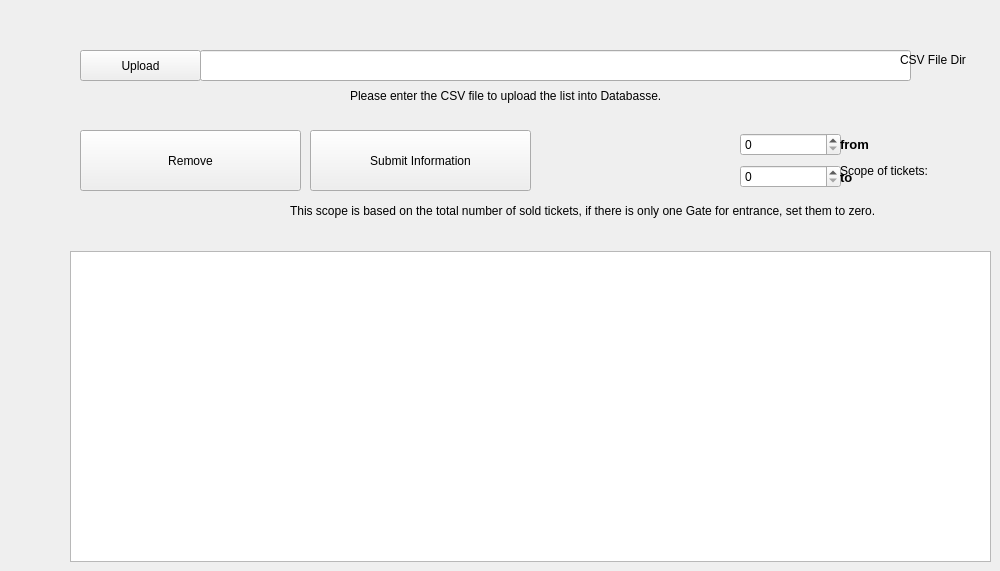
   <widget class="QWidget" name="datasetimport">
    <attribute name="title">
     <string>Data Entry</string>
    </attribute>
    <widget class="QLineEdit" name="csvdirection">
     <property name="geometry">
      <rect>
       <x>200</x>
       <y>50</y>
       <width>711</width>
       <height>31</height>
      </rect>
     </property>
    </widget>
    <widget class="QLabel" name="label_4">
     <property name="geometry">
      <rect>
       <x>900</x>
       <y>50</y>
       <width>91</width>
       <height>20</height>
      </rect>
     </property>
     <property name="text">
      <string>CSV File Dir</string>
     </property>
    </widget>
    <widget class="QPushButton" name="uploadbtn">
     <property name="geometry">
      <rect>
       <x>80</x>
       <y>50</y>
       <width>121</width>
       <height>31</height>
      </rect>
     </property>
     <property name="layoutDirection">
      <enum>Qt::LeftToRight</enum>
     </property>
     <property name="text">
      <string>Upload</string>
     </property>
     <property name="icon">
      <iconset>
       <normaloff>assets/icon/icons8-upload-100.png</normaloff>assets/icon/icons8-upload-100.png</iconset>
     </property>
     <property name="iconSize">
      <size>
       <width>35</width>
       <height>35</height>
      </size>
     </property>
    </widget>
    <widget class="QLabel" name="label_5">
     <property name="geometry">
      <rect>
       <x>350</x>
       <y>80</y>
       <width>551</width>
       <height>31</height>
      </rect>
     </property>
     <property name="text">
      <string>Please enter the CSV file to upload the list into Databasse.</string>
     </property>
    </widget>
    <widget class="QPushButton" name="importbtn">
     <property name="geometry">
      <rect>
       <x>310</x>
       <y>130</y>
       <width>221</width>
       <height>61</height>
      </rect>
     </property>
     <property name="layoutDirection">
      <enum>Qt::LeftToRight</enum>
     </property>
     <property name="text">
      <string>Submit Information</string>
     </property>
     <property name="icon">
      <iconset>
       <normaloff>assets/icon/icons8-save-search-100.png</normaloff>assets/icon/icons8-save-search-100.png</iconset>
     </property>
     <property name="iconSize">
      <size>
       <width>45</width>
       <height>45</height>
      </size>
     </property>
    </widget>
    <widget class="QTableWidget" name="uploadtable">
     <property name="geometry">
      <rect>
       <x>70</x>
       <y>251</y>
       <width>921</width>
       <height>311</height>
      </rect>
     </property>
     <property name="editTriggers">
      <set>QAbstractItemView::NoEditTriggers</set>
     </property>
    </widget>
    <widget class="QPushButton" name="deletedatabasebtn">
     <property name="geometry">
      <rect>
       <x>80</x>
       <y>130</y>
       <width>221</width>
       <height>61</height>
      </rect>
     </property>
     <property name="layoutDirection">
      <enum>Qt::LeftToRight</enum>
     </property>
     <property name="text">
      <string>Remove</string>
     </property>
     <property name="icon">
      <iconset>
       <normaloff>assets/icon/icons8-delete-archive-80.png</normaloff>assets/icon/icons8-delete-archive-80.png</iconset>
     </property>
     <property name="iconSize">
      <size>
       <width>45</width>
       <height>45</height>
      </size>
     </property>
    </widget>
    <widget class="QWidget" name="gridLayoutWidget_2">
     <property name="geometry">
      <rect>
       <x>740</x>
       <y>130</y>
       <width>101</width>
       <height>61</height>
      </rect>
     </property>
     <layout class="QGridLayout" name="gridLayout_2">
      <item row="0" column="0">
       <widget class="QSpinBox" name="tablenumbstart">
        <property name="minimum">
         <number>0</number>
        </property>
        <property name="maximum">
         <number>999999</number>
        </property>
        <property name="value">
         <number>0</number>
        </property>
       </widget>
      </item>
      <item row="1" column="0">
       <widget class="QSpinBox" name="tablenumberfinish">
        <property name="minimum">
         <number>0</number>
        </property>
        <property name="maximum">
         <number>999999</number>
        </property>
        <property name="value">
         <number>0</number>
        </property>
       </widget>
      </item>
     </layout>
    </widget>
    <widget class="QLabel" name="label_6">
     <property name="geometry">
      <rect>
       <x>840</x>
       <y>160</y>
       <width>151</width>
       <height>21</height>
      </rect>
     </property>
     <property name="text">
      <string>Scope of tickets:</string>
     </property>
    </widget>
    <widget class="QLabel" name="label_13">
     <property name="geometry">
      <rect>
       <x>290</x>
       <y>190</y>
       <width>701</width>
       <height>41</height>
      </rect>
     </property>
     <property name="text">
      <string>This scope is based on the total number of sold tickets, if there is only one Gate for entrance, set them to zero.</string>
     </property>
     <property name="wordWrap">
      <bool>true</bool>
     </property>
    </widget>
    <widget class="QWidget" name="verticalLayoutWidget_2">
     <property name="geometry">
      <rect>
       <x>840</x>
       <y>130</y>
       <width>31</width>
       <height>61</height>
      </rect>
     </property>
     <layout class="QVBoxLayout" name="verticalLayout_2">
      <item>
       <widget class="QLabel" name="label_15">
        <property name="font">
         <font>
          <pointsize>10</pointsize>
          <weight>75</weight>
          <bold>true</bold>
         </font>
        </property>
        <property name="text">
         <string>from</string>
        </property>
       </widget>
      </item>
      <item>
       <widget class="QLabel" name="label_17">
        <property name="font">
         <font>
          <pointsize>10</pointsize>
          <weight>75</weight>
          <bold>true</bold>
         </font>
        </property>
        <property name="text">
         <string>to</string>
        </property>
       </widget>
      </item>
     </layout>
    </widget>
   </widget>
